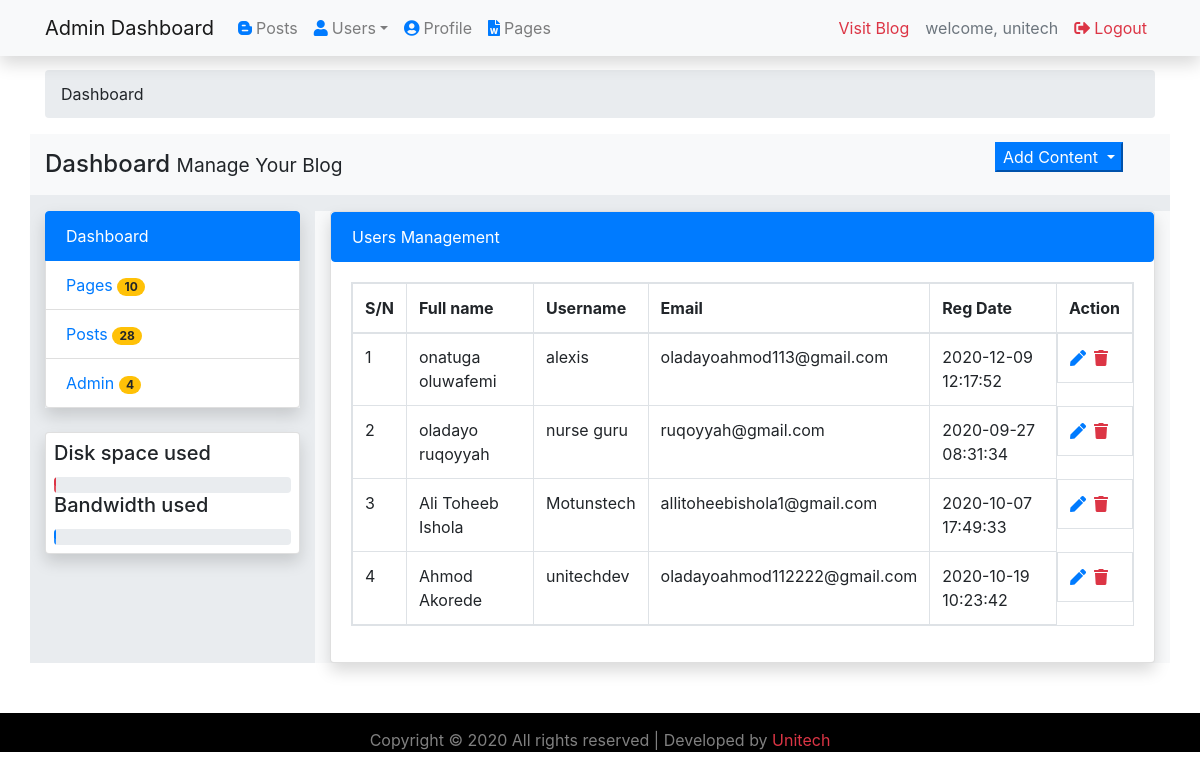
/admin/users.php (signed in), run on the app's committed database.
### tables this page shows
CREATE TABLE `subusers` (
  `id` int(11) NOT NULL,
  `fullname` varchar(200) NOT NULL,
  `username` varchar(100) NOT NULL,
  `email` varchar(200) NOT NULL,
  `password` text NOT NULL,
  `regdate` timestamp NOT NULL DEFAULT CURRENT_TIMESTAMP ON UPDATE CURRENT_TIMESTAMP
);

### admin/users.php (the view, shortened to what this page needs)
<?php
    require_once '../connection/db.php';
            $select = "SELECT * FROM subusers";
            $stmt = $conn->prepare($select);
            $stmt->execute();
            $process = $stmt->get_result();
?>
<!DOCTYPE html>
<html lang="en">
<head>
    <link rel="stylesheet" type="text/css" href="../css/bootstrap.min.css">
	<link rel="stylesheet" type="text/css" href="../css/style.css">
    <link rel="stylesheet" type="text/css" href="../css/all.css">
    <link rel="stylesheet" type="text/css" href="../css/fontawesome.min.css">
</head>
<body>
                        <?php include '../includes/header.php'; ?>
								<section id="maincontent">
									<?php include '../includes/sidebar.php';?>
                    <div class="col-md-9 bg-light mt-3">
                        <div class="card shadow">
                            <div>
                                <p class="list-group-item active">Users Management</p>
                            </div>
                            <div class="card-body">
                                <div>
                                    <table class="table table-responsive table-bordered table-hover">
                                        <tr>
                                        <thead>
                                            <th>S/N</th>
                                            <th>Full name</th>
                                            <th>Username</th>
                                            <th>Email</th>
                                            <th>Reg Date</th>
                                            <th>Action</th>
                                        </thead>
                                        </tr>
                                        <tbody>
                                            <?php
                                                $count = 1;
                                            while($array = $process->fetch_array()){?>
                                                <tr>
                                                    <td><?php echo $count; ?></td>
                                                    <td><?php echo $array['fullname']; ?></td>
                                                    <td><?php echo $array['username']; ?></td>
                                                    <td><?php echo $array['email']; ?></td>
                                                    <td><?php echo $array['regdate']; ?></td>
                                                    <td style="display: flex;">
                                                        <a style="color:white;text-decoration:none;" href="edituser.php?uid=<?php echo $array['id'];?>">
                                                            <i class="fas fa-pen text-primary mr-2"></i>
                                                        </a>
                                                        <a style="color:white;text-decoration:none;" href="deleteuser.php?uid=<?php echo $array['id'];?>">
                                                            <i class="fas fa-trash mr-2 text-danger"></i>
                                                        </a>
                                                </tr>
                                            <?php $count= $count+1; }?>
                                        </tbody>
                                    </table>
                                </div>
                            </div>
                        </div>
                    </div>
                    </section>
						<?php include '../includes/footer.php'; ?>
</body>
</html>

### css/style.css (style rules this page uses)
body { scroll-behavior: smooth; }

### css/all.css (style rules this page uses)
.fa, .fas, .far, .fal, .fad, .fab { -moz-osx-font-smoothing: grayscale; -webkit-font-smoothing: antialiased; display: inline-block; font-style: normal; font-variant: normal; text-rendering: auto; line-height: 1; }
.fa-pen:before { content: "\f304"; }
.fa-trash:before { content: "\f1f8"; }
.fa, .fas { font-family: 'Font Awesome 5 Free'; font-weight: 900; }

### data on the page
subusers: fullname "onatuga oluwafemi", username "alexis", email "oladayoahmod113@gmail.com", regdate "2020-12-09 12:17:52"
subusers: fullname "oladayo ruqoyyah", username "nurse guru", email "ruqoyyah@gmail.com", regdate "2020-09-27 08:31:34"
subusers: fullname "Ali Toheeb Ishola", username "Motunstech", email "allitoheebishola1@gmail.com", regdate "2020-10-07 17:49:33"
subusers: fullname "Ahmod Akorede", username "unitechdev", email "oladayoahmod112222@gmail.com", regdate "2020-10-19 10:23:42"

### other printed values
$username "unitech"
$fetch['posted'] "28"
$fetch_users['reg_users'] "4"
